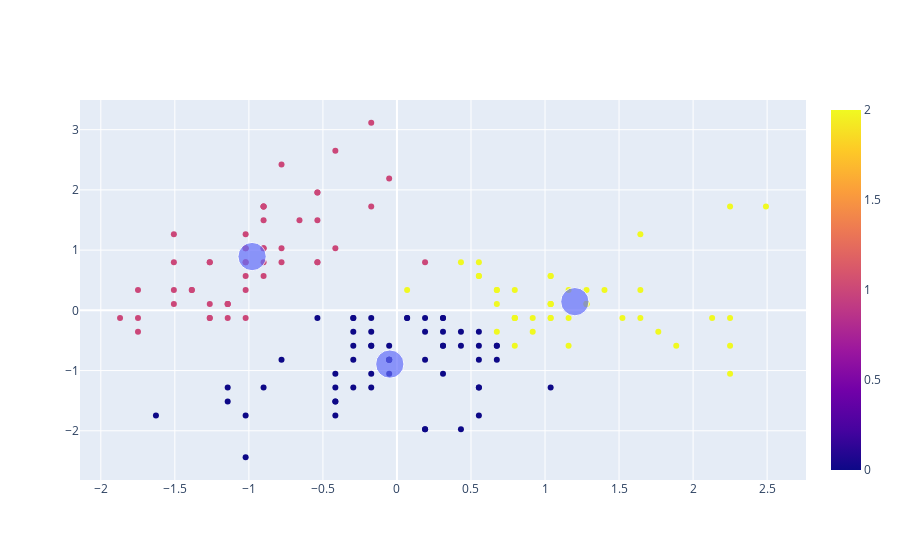

Notebook code for this chart:
### Code cell
#visualizando em gráfico
#gráfico de agrupamento
grafico_sepala = px.scatter(x = x_sepala[:,0], y = x_sepala[:,1], color=label_cluster_sepala)
#gráfico de centroides
grafico_centroide_sepala = px.scatter(x = centroides_sepala[:,0], y = centroides_sepala[:,1], size=[5,5,5])
#juntando os gráficos
grafico_final_sepala = go.Figure(data = grafico_sepala.data + grafico_centroide_sepala.data)
grafico_final_sepala.show()

### Figure 1 — Plotly figure (JSON) as saved in the notebook; plotly's stock layout.template omitted (floating-point values rounded to 4 significant figures; data arrays with more than 128 entries replaced by an {"elided": "..."} marker saying what was removed)
{"data": [{"hovertemplate": "x=%{x}<br>y=%{y}<br>color=%{marker.color}<extra></extra>", "legendgroup": "", "marker": {"color": {"elided": "150 int values"}, "coloraxis": "coloraxis", "symbol": "circle"}, "mode": "markers", "name": "", "orientation": "v", "showlegend": false, "type": "scatter", "x": {"elided": "150 float values"}, "xaxis": "x", "y": {"elided": "150 float values"}, "yaxis": "y"}, {"hovertemplate": "x=%{x}<br>y=%{y}<br>size=%{marker.size}<extra></extra>", "legendgroup": "", "marker": {"color": "#636efa", "size": [5, 5, 5], "sizemode": "area", "sizeref": 0.0125, "symbol": "circle"}, "mode": "markers", "name": "", "orientation": "v", "showlegend": false, "type": "scatter", "x": [-0.04825, -0.9782, 1.201], "xaxis": "x", "y": [-0.8922, 0.8932, 0.1441], "yaxis": "y"}], "layout": {"autosize": true, "xaxis": {"autorange": true, "range": [-2.141, 2.763], "type": "linear"}, "yaxis": {"autorange": true, "range": [-2.897, 3.573], "type": "linear"}}}
